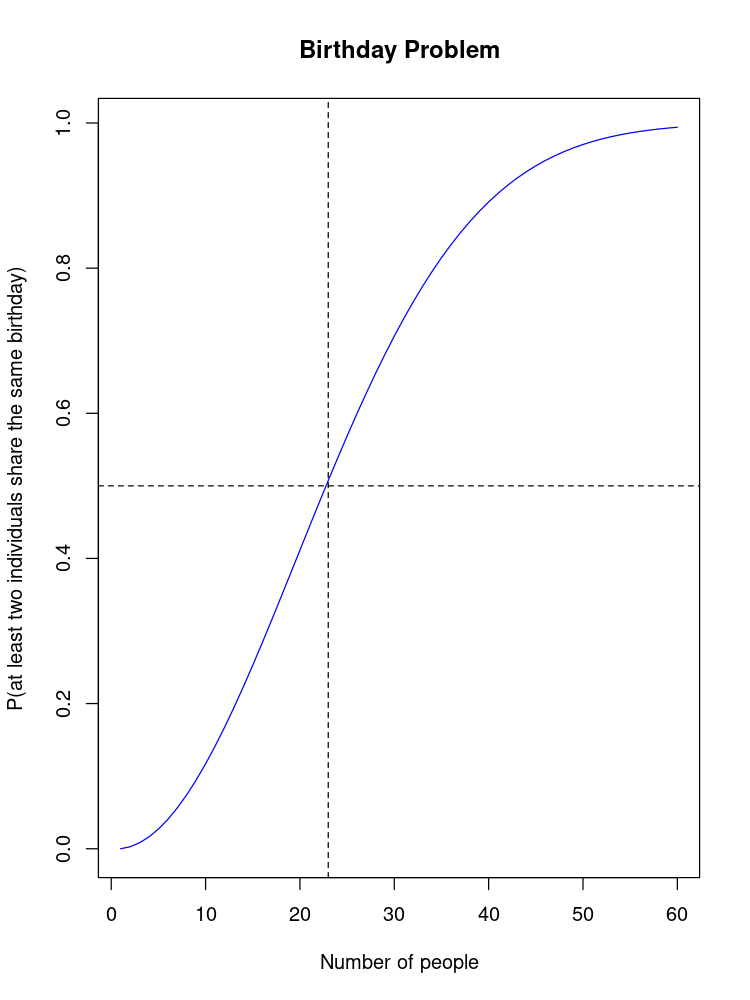

Here is the R script that generated this plot:

# Creation of the probability table
# =================================

m <- seq(1, 60, 1)
p <- function(m){
  c(M = m,
    p = 1 - prod((365:(365 - m + 1)/365)))
}
prob_table <- t(sapply(m, p))

# Find the minimum number of people for probability > 0.5
min_people <- prob_table[prob_table[, "p"] > 0.5, "M"][1]
cat("Minimum number of people for P > 0.5:", min_people, "\n")

# Plotting the probability curve
# ==============================

# This section generates a plot for the Birthday Problem.
# It displays the probability of at least two individuals sharing 
# the same birthday as a function of the number of people.
#
# Parameters:
# - number_of_individuals: A sequence from 1 to 60.
# - probability: Computed probabilities for each number of individuals.
#
# The plot includes reference lines at P = 0.5 and the critical 
# number of people where the probability exceeds 50%.

number_of_individuals <- 1:60
probability <- numeric(60)
for (i in m) {
  probability[i] = 1 - prod((365:(365 - i + 1))/365)
}

plot(number_of_individuals, probability, 
     type = "l", col = "blue", pch = 1, main = "Birthday Problem",
     ylab = "P(at least two individuals share the same birthday)",
     xlab = "Number of people")
abline(h = 0.5, lty = 2, col = "black")
abline(v = min_people, lty = 2, col = "black")
